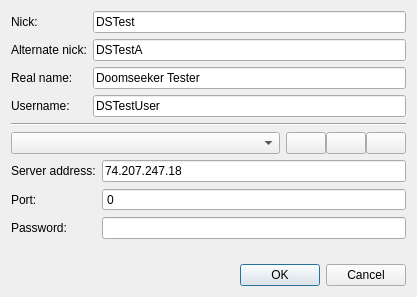
<?xml version="1.0" encoding="UTF-8"?>
<ui version="4.0">
 <class>IRCNetworkSelectionBox</class>
 <widget class="QDialog" name="IRCNetworkSelectionBox">
  <property name="geometry">
   <rect>
    <x>0</x>
    <y>0</y>
    <width>417</width>
    <height>297</height>
   </rect>
  </property>
  <property name="windowTitle">
   <string>IRC - Connect to Network</string>
  </property>
  <layout class="QVBoxLayout" name="verticalLayout">
   <item>
    <layout class="QFormLayout" name="formLayout">
     <property name="fieldGrowthPolicy">
      <enum>QFormLayout::ExpandingFieldsGrow</enum>
     </property>
     <item row="0" column="0">
      <widget class="QLabel" name="label">
       <property name="text">
        <string>Nick:</string>
       </property>
      </widget>
     </item>
     <item row="0" column="1">
      <widget class="QLineEdit" name="leNick">
       <property name="text">
        <string>DSTest</string>
       </property>
      </widget>
     </item>
     <item row="1" column="0">
      <widget class="QLabel" name="label_2">
       <property name="text">
        <string>Alternate nick:</string>
       </property>
      </widget>
     </item>
     <item row="1" column="1">
      <widget class="QLineEdit" name="leAlternateNick">
       <property name="text">
        <string>DSTestA</string>
       </property>
      </widget>
     </item>
     <item row="2" column="0">
      <widget class="QLabel" name="label_3">
       <property name="text">
        <string>Real name:</string>
       </property>
      </widget>
     </item>
     <item row="2" column="1">
      <widget class="QLineEdit" name="leRealName">
       <property name="text">
        <string>Doomseeker Tester</string>
       </property>
      </widget>
     </item>
     <item row="3" column="0">
      <widget class="QLabel" name="label_7">
       <property name="text">
        <string>Username:</string>
       </property>
      </widget>
     </item>
     <item row="3" column="1">
      <widget class="QLineEdit" name="leUserName">
       <property name="toolTip">
        <string>Sent to the IRC network during login. If not specified, defaults to nick.</string>
       </property>
       <property name="text">
        <string>DSTestUser</string>
       </property>
      </widget>
     </item>
    </layout>
   </item>
   <item>
    <widget class="Line" name="line">
     <property name="orientation">
      <enum>Qt::Horizontal</enum>
     </property>
    </widget>
   </item>
   <item>
    <layout class="QHBoxLayout" name="horizontalLayout">
     <item>
      <widget class="QComboBox" name="cboNetwork">
       <property name="sizePolicy">
        <sizepolicy hsizetype="MinimumExpanding" vsizetype="Fixed">
         <horstretch>0</horstretch>
         <verstretch>0</verstretch>
        </sizepolicy>
       </property>
      </widget>
     </item>
     <item>
      <layout class="QHBoxLayout" name="horizontalLayout_2">
       <property name="spacing">
        <number>0</number>
       </property>
       <item>
        <widget class="QPushButton" name="btnNewNetwork">
         <property name="sizePolicy">
          <sizepolicy hsizetype="Maximum" vsizetype="Fixed">
           <horstretch>0</horstretch>
           <verstretch>0</verstretch>
          </sizepolicy>
         </property>
         <property name="toolTip">
          <string>Add network</string>
         </property>
         <property name="icon">
          <iconset resource="../../../../media/resources.qrc">
           <normaloff>:/icons/plus.png</normaloff>:/icons/plus.png</iconset>
         </property>
        </widget>
       </item>
       <item>
        <widget class="QPushButton" name="btnEdit">
         <property name="sizePolicy">
          <sizepolicy hsizetype="Maximum" vsizetype="Fixed">
           <horstretch>0</horstretch>
           <verstretch>0</verstretch>
          </sizepolicy>
         </property>
         <property name="toolTip">
          <string>Edit network</string>
         </property>
         <property name="icon">
          <iconset resource="../../../../media/resources.qrc">
           <normaloff>:/icons/pencil.png</normaloff>:/icons/pencil.png</iconset>
         </property>
        </widget>
       </item>
       <item>
        <widget class="QPushButton" name="btnRemove">
         <property name="sizePolicy">
          <sizepolicy hsizetype="Maximum" vsizetype="Fixed">
           <horstretch>0</horstretch>
           <verstretch>0</verstretch>
          </sizepolicy>
         </property>
         <property name="toolTip">
          <string>Remove network</string>
         </property>
         <property name="icon">
          <iconset resource="../../../../media/resources.qrc">
           <normaloff>:/icons/x.png</normaloff>:/icons/x.png</iconset>
         </property>
        </widget>
       </item>
      </layout>
     </item>
    </layout>
   </item>
   <item>
    <layout class="QFormLayout" name="formLayout_2">
     <property name="fieldGrowthPolicy">
      <enum>QFormLayout::AllNonFixedFieldsGrow</enum>
     </property>
     <item row="0" column="0">
      <widget class="QLabel" name="label_4">
       <property name="text">
        <string>Server address:</string>
       </property>
      </widget>
     </item>
     <item row="0" column="1">
      <widget class="QLineEdit" name="leServerAddress">
       <property name="text">
        <string>74.207.247.18</string>
       </property>
       <property name="readOnly">
        <bool>true</bool>
       </property>
      </widget>
     </item>
     <item row="1" column="0">
      <widget class="QLabel" name="label_5">
       <property name="text">
        <string>Port:</string>
       </property>
      </widget>
     </item>
     <item row="1" column="1">
      <widget class="QSpinBox" name="spinPort">
       <property name="readOnly">
        <bool>true</bool>
       </property>
       <property name="buttonSymbols">
        <enum>QAbstractSpinBox::NoButtons</enum>
       </property>
       <property name="minimum">
        <number>0</number>
       </property>
       <property name="maximum">
        <number>65535</number>
       </property>
      </widget>
     </item>
     <item row="2" column="0">
      <widget class="QLabel" name="label_6">
       <property name="text">
        <string>Password:</string>
       </property>
      </widget>
     </item>
     <item row="2" column="1">
      <widget class="QLineEdit" name="lePassword">
       <property name="echoMode">
        <enum>QLineEdit::Password</enum>
       </property>
      </widget>
     </item>
    </layout>
   </item>
   <item>
    <spacer name="verticalSpacer">
     <property name="orientation">
      <enum>Qt::Vertical</enum>
     </property>
     <property name="sizeHint" stdset="0">
      <size>
       <width>20</width>
       <height>40</height>
      </size>
     </property>
    </spacer>
   </item>
   <item>
    <widget class="QDialogButtonBox" name="buttonBox">
     <property name="orientation">
      <enum>Qt::Horizontal</enum>
     </property>
     <property name="standardButtons">
      <set>QDialogButtonBox::Cancel|QDialogButtonBox::Ok</set>
     </property>
    </widget>
   </item>
  </layout>
 </widget>
 <resources>
  <include location="../../../../media/resources.qrc"/>
 </resources>
 <connections>
  <connection>
   <sender>buttonBox</sender>
   <signal>accepted()</signal>
   <receiver>IRCNetworkSelectionBox</receiver>
   <slot>accept()</slot>
   <hints>
    <hint type="sourcelabel">
     <x>248</x>
     <y>254</y>
    </hint>
    <hint type="destinationlabel">
     <x>157</x>
     <y>272</y>
    </hint>
   </hints>
  </connection>
  <connection>
   <sender>buttonBox</sender>
   <signal>rejected()</signal>
   <receiver>IRCNetworkSelectionBox</receiver>
   <slot>reject()</slot>
   <hints>
    <hint type="sourcelabel">
     <x>316</x>
     <y>260</y>
    </hint>
    <hint type="destinationlabel">
     <x>286</x>
     <y>272</y>
    </hint>
   </hints>
  </connection>
  <connection>
   <sender>btnEdit</sender>
   <signal>clicked()</signal>
   <receiver>IRCNetworkSelectionBox</receiver>
   <slot>editCurrentNetwork()</slot>
   <hints>
    <hint type="sourcelabel">
     <x>321</x>
     <y>123</y>
    </hint>
    <hint type="destinationlabel">
     <x>352</x>
     <y>122</y>
    </hint>
   </hints>
  </connection>
  <connection>
   <sender>btnNewNetwork</sender>
   <signal>clicked()</signal>
   <receiver>IRCNetworkSelectionBox</receiver>
   <slot>createNewNetwork()</slot>
   <hints>
    <hint type="sourcelabel">
     <x>239</x>
     <y>115</y>
    </hint>
    <hint type="destinationlabel">
     <x>354</x>
     <y>110</y>
    </hint>
   </hints>
  </connection>
  <connection>
   <sender>btnRemove</sender>
   <signal>clicked()</signal>
   <receiver>IRCNetworkSelectionBox</receiver>
   <slot>removeCurrentNetwork()</slot>
   <hints>
    <hint type="sourcelabel">
     <x>391</x>
     <y>111</y>
    </hint>
    <hint type="destinationlabel">
     <x>208</x>
     <y>148</y>
    </hint>
   </hints>
  </connection>
 </connections>
 <slots>
  <slot>editCurrentNetwork()</slot>
  <slot>createNewNetwork()</slot>
  <slot>removeCurrentNetwork()</slot>
 </slots>
</ui>
